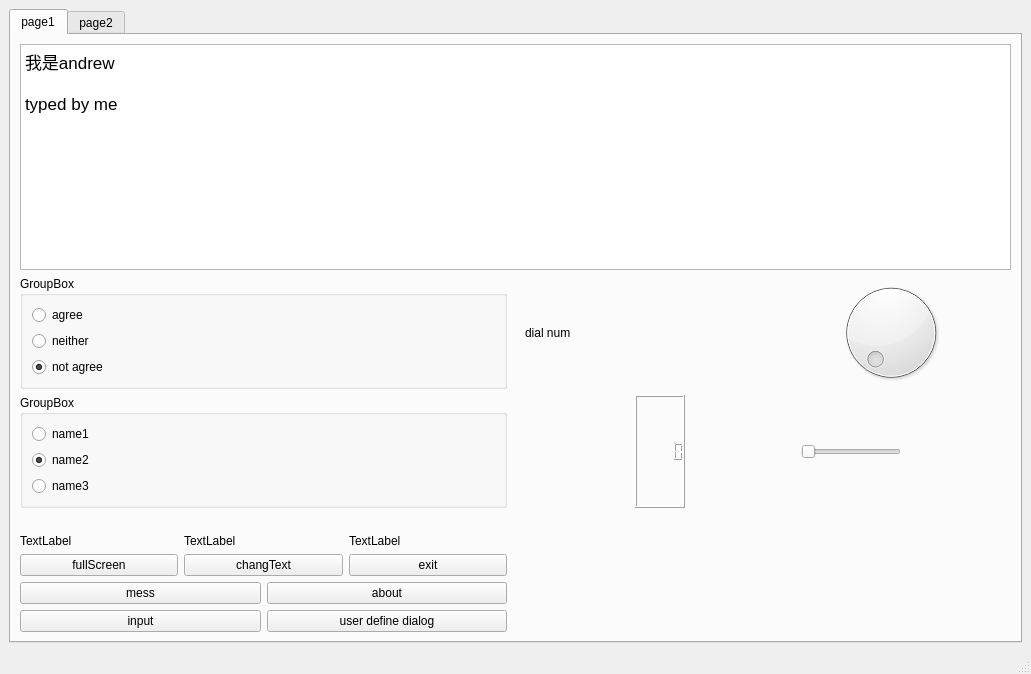
<?xml version="1.0" encoding="UTF-8"?>
<ui version="4.0">
 <class>MainWindow</class>
 <widget class="QMainWindow" name="MainWindow">
  <property name="geometry">
   <rect>
    <x>0</x>
    <y>0</y>
    <width>1031</width>
    <height>674</height>
   </rect>
  </property>
  <property name="windowTitle">
   <string>MainWindow</string>
  </property>
  <widget class="QWidget" name="centralwidget">
   <layout class="QGridLayout" name="gridLayout">
    <item row="0" column="0">
     <widget class="QTabWidget" name="tabWidget">
      <property name="currentIndex">
       <number>0</number>
      </property>
      <widget class="QWidget" name="page1" native="true">
       <attribute name="title">
        <string>page1</string>
       </attribute>
       <layout class="QGridLayout" name="gridLayout_2">
        <item row="0" column="0" colspan="4">
         <widget class="QTextBrowser" name="textBrowser">
          <property name="readOnly">
           <bool>false</bool>
          </property>
          <property name="html">
           <string>&lt;!DOCTYPE HTML PUBLIC &quot;-//W3C//DTD HTML 4.0//EN&quot; &quot;http://www.w3.org/TR/REC-html40/strict.dtd&quot;&gt;
&lt;html&gt;&lt;head&gt;&lt;meta name=&quot;qrichtext&quot; content=&quot;1&quot; /&gt;&lt;style type=&quot;text/css&quot;&gt;
p, li { white-space: pre-wrap; }
&lt;/style&gt;&lt;/head&gt;&lt;body style=&quot; font-family:'.SF NS Text'; font-size:13pt; font-weight:400; font-style:normal;&quot;&gt;
&lt;p style=&quot; margin-top:0px; margin-bottom:0px; margin-left:0px; margin-right:0px; -qt-block-indent:0; text-indent:0px;&quot;&gt;我是andrew&lt;/p&gt;
&lt;p style=&quot;-qt-paragraph-type:empty; margin-top:0px; margin-bottom:0px; margin-left:0px; margin-right:0px; -qt-block-indent:0; text-indent:0px;&quot;&gt;&lt;br /&gt;&lt;/p&gt;
&lt;p style=&quot; margin-top:0px; margin-bottom:0px; margin-left:0px; margin-right:0px; -qt-block-indent:0; text-indent:0px;&quot;&gt;typed by me&lt;/p&gt;&lt;/body&gt;&lt;/html&gt;</string>
          </property>
         </widget>
        </item>
        <item row="6" column="0">
         <layout class="QHBoxLayout" name="horizontalLayout">
          <item>
           <widget class="QLabel" name="label">
            <property name="text">
             <string>TextLabel</string>
            </property>
           </widget>
          </item>
          <item>
           <widget class="QLabel" name="label_2">
            <property name="text">
             <string>TextLabel</string>
            </property>
           </widget>
          </item>
          <item>
           <widget class="QLabel" name="label_3">
            <property name="text">
             <string>TextLabel</string>
            </property>
           </widget>
          </item>
         </layout>
        </item>
        <item row="5" column="3">
         <spacer name="horizontalSpacer_2">
          <property name="orientation">
           <enum>Qt::Horizontal</enum>
          </property>
          <property name="sizeHint" stdset="0">
           <size>
            <width>40</width>
            <height>20</height>
           </size>
          </property>
         </spacer>
        </item>
        <item row="7" column="0">
         <layout class="QHBoxLayout" name="horizontalLayout_2">
          <item>
           <widget class="QPushButton" name="pushButton">
            <property name="text">
             <string>fullScreen</string>
            </property>
           </widget>
          </item>
          <item>
           <widget class="QPushButton" name="pushButton_2">
            <property name="text">
             <string>changText</string>
            </property>
           </widget>
          </item>
          <item>
           <widget class="QPushButton" name="close_BT">
            <property name="text">
             <string>exit</string>
            </property>
           </widget>
          </item>
         </layout>
        </item>
        <item row="3" column="0">
         <widget class="QGroupBox" name="groupBox">
          <property name="title">
           <string>GroupBox</string>
          </property>
          <layout class="QVBoxLayout" name="verticalLayout">
           <item>
            <widget class="QRadioButton" name="radioButton">
             <property name="text">
              <string>agree</string>
             </property>
            </widget>
           </item>
           <item>
            <widget class="QRadioButton" name="radioButton_3">
             <property name="text">
              <string>neither</string>
             </property>
            </widget>
           </item>
           <item>
            <widget class="QRadioButton" name="radioButton_2">
             <property name="enabled">
              <bool>true</bool>
             </property>
             <property name="text">
              <string>not agree</string>
             </property>
             <property name="checked">
              <bool>true</bool>
             </property>
            </widget>
           </item>
          </layout>
         </widget>
        </item>
        <item row="5" column="0">
         <spacer name="horizontalSpacer">
          <property name="orientation">
           <enum>Qt::Horizontal</enum>
          </property>
          <property name="sizeHint" stdset="0">
           <size>
            <width>40</width>
            <height>20</height>
           </size>
          </property>
         </spacer>
        </item>
        <item row="4" column="0">
         <widget class="QGroupBox" name="groupBox_2">
          <property name="title">
           <string>GroupBox</string>
          </property>
          <layout class="QVBoxLayout" name="verticalLayout_2">
           <item>
            <widget class="QRadioButton" name="radioButton_6">
             <property name="text">
              <string>name1</string>
             </property>
            </widget>
           </item>
           <item>
            <widget class="QRadioButton" name="radioButton_5">
             <property name="text">
              <string>name2</string>
             </property>
             <property name="checked">
              <bool>true</bool>
             </property>
            </widget>
           </item>
           <item>
            <widget class="QRadioButton" name="radioButton_4">
             <property name="text">
              <string>name3</string>
             </property>
            </widget>
           </item>
          </layout>
         </widget>
        </item>
        <item row="9" column="0">
         <layout class="QHBoxLayout" name="horizontalLayout_3">
          <item>
           <widget class="QPushButton" name="pushButton_3">
            <property name="text">
             <string>mess</string>
            </property>
           </widget>
          </item>
          <item>
           <widget class="QPushButton" name="pushButton_4">
            <property name="text">
             <string>about</string>
            </property>
           </widget>
          </item>
         </layout>
        </item>
        <item row="11" column="0">
         <layout class="QHBoxLayout" name="horizontalLayout_4">
          <item>
           <widget class="QPushButton" name="pushButton_6">
            <property name="text">
             <string>input</string>
            </property>
           </widget>
          </item>
          <item>
           <widget class="QPushButton" name="pushButton_5">
            <property name="text">
             <string>user define dialog</string>
            </property>
           </widget>
          </item>
         </layout>
        </item>
        <item row="3" column="3">
         <layout class="QHBoxLayout" name="horizontalLayout_6">
          <item>
           <widget class="QLabel" name="label_4">
            <property name="text">
             <string>dial num</string>
            </property>
           </widget>
          </item>
          <item>
           <widget class="QDial" name="dial"/>
          </item>
         </layout>
        </item>
        <item row="4" column="3">
         <layout class="QHBoxLayout" name="horizontalLayout_5">
          <item>
           <widget class="QLCDNumber" name="lcdNumber">
            <property name="maximumSize">
             <size>
              <width>50</width>
              <height>16777215</height>
             </size>
            </property>
            <property name="smallDecimalPoint">
             <bool>false</bool>
            </property>
           </widget>
          </item>
          <item>
           <widget class="QSlider" name="horizontalSlider">
            <property name="maximumSize">
             <size>
              <width>100</width>
              <height>16777215</height>
             </size>
            </property>
            <property name="maximum">
             <number>999</number>
            </property>
            <property name="orientation">
             <enum>Qt::Horizontal</enum>
            </property>
           </widget>
          </item>
         </layout>
        </item>
       </layout>
      </widget>
      <widget class="QWidget" name="tab">
       <attribute name="title">
        <string>page2</string>
       </attribute>
       <layout class="QGridLayout" name="gridLayout_3">
        <item row="3" column="0">
         <spacer name="verticalSpacer">
          <property name="orientation">
           <enum>Qt::Vertical</enum>
          </property>
          <property name="sizeHint" stdset="0">
           <size>
            <width>20</width>
            <height>40</height>
           </size>
          </property>
         </spacer>
        </item>
        <item row="2" column="1">
         <widget class="QPushButton" name="pushButton_10">
          <property name="text">
           <string>PushButton</string>
          </property>
         </widget>
        </item>
        <item row="1" column="0">
         <widget class="QPushButton" name="pushButton_7">
          <property name="text">
           <string>PushButton</string>
          </property>
         </widget>
        </item>
        <item row="2" column="0">
         <widget class="QPushButton" name="pushButton_8">
          <property name="text">
           <string>PushButton</string>
          </property>
         </widget>
        </item>
        <item row="1" column="1">
         <widget class="QPushButton" name="pushButton_9">
          <property name="text">
           <string>PushButton</string>
          </property>
         </widget>
        </item>
        <item row="0" column="0">
         <spacer name="verticalSpacer_2">
          <property name="orientation">
           <enum>Qt::Vertical</enum>
          </property>
          <property name="sizeHint" stdset="0">
           <size>
            <width>20</width>
            <height>40</height>
           </size>
          </property>
         </spacer>
        </item>
       </layout>
      </widget>
     </widget>
    </item>
   </layout>
  </widget>
  <widget class="QMenuBar" name="menubar">
   <property name="geometry">
    <rect>
     <x>0</x>
     <y>0</y>
     <width>1031</width>
     <height>22</height>
    </rect>
   </property>
  </widget>
  <widget class="QStatusBar" name="statusbar"/>
 </widget>
 <resources/>
 <connections>
  <connection>
   <sender>close_BT</sender>
   <signal>clicked()</signal>
   <receiver>MainWindow</receiver>
   <slot>close()</slot>
   <hints>
    <hint type="sourcelabel">
     <x>629</x>
     <y>465</y>
    </hint>
    <hint type="destinationlabel">
     <x>515</x>
     <y>289</y>
    </hint>
   </hints>
  </connection>
 </connections>
</ui>
